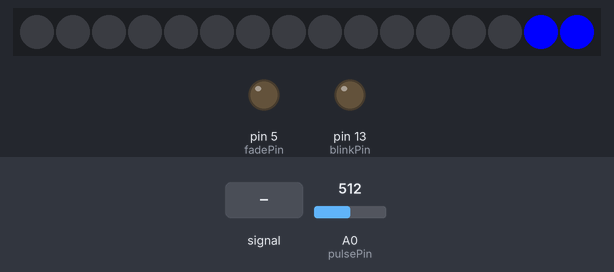
A sketch run on a simulated Arduino Uno, built with avr-gcc and run on an emulated ATmega328P. Parts: 16 RGB LEDs in strip order, left to right, output pins drawn as LEDs (lit = HIGH). Dashed ring = blinking. Inputs (shaded band) come from the test bench; at power-on: A0 (pulsePin) = 512.

Above: at 4.6 s.
7.7 s: A0 (pulsePin) fed a 2 Hz sine of ±306 counts around its level
At 9.17 s:
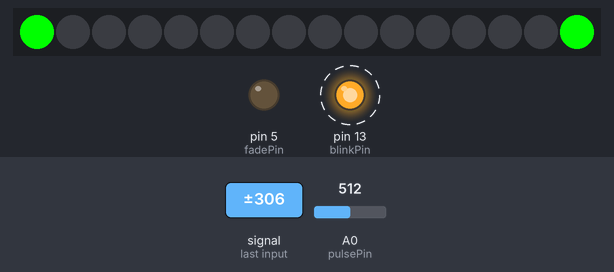
9.3 s: A0 (pulsePin) fed a 200 Hz sine of ±81 counts around its level
At 9.49 s:
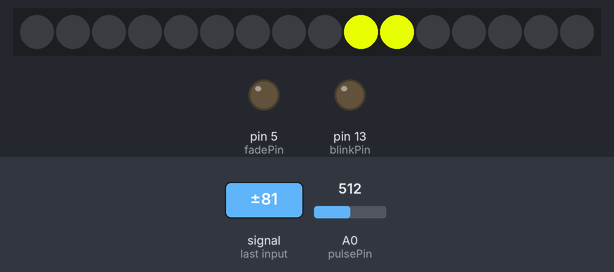
11.7 s: A0 (pulsePin) set to 535
At 12.26 s:
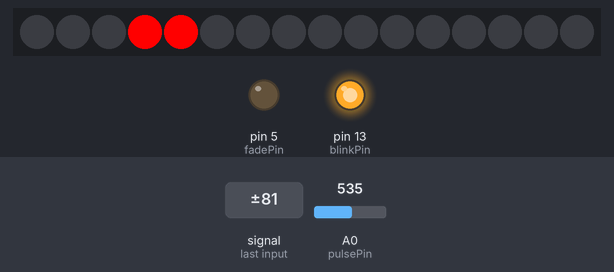
14.5 s: A0 (pulsePin) fed a 2 Hz sine of ±306 counts around its level
At 15.13 s:
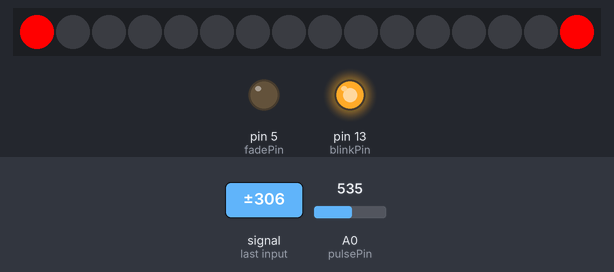
17.5 s: A0 (pulsePin) fed a 50 Hz sine of ±306 counts around its level
At 18.99 s:
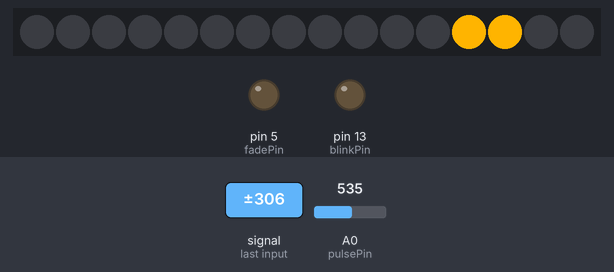
20.3 s: A0 (pulsePin) set to 515
At 20.9 s:
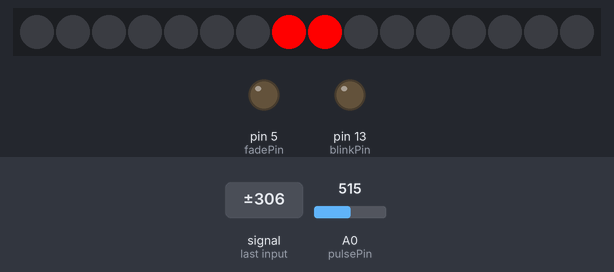
Timing chart, 0 to 23.2 s (numbered marks = the images above; inputs shaded):
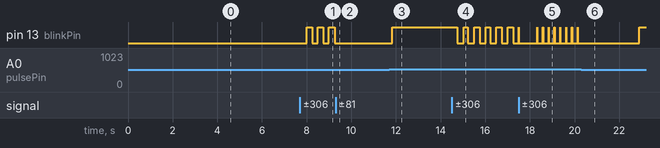

Measured:
- after the input at 7.7 s, pin 13 (blinkPin): alternates HIGH for 0.25 s and LOW for 0.25 s, starting after 0.30 s
- after the input at 9.3 s, pin 13 (blinkPin): stops changing and stays LOW
- after the input at 11.7 s, pin 13 (blinkPin): LOW → HIGH after 0.13 s
- after the input at 14.5 s, pin 13 (blinkPin): HIGH → LOW after 0.26 s, then repeats every 0.98 s: HIGH 0.17 s, LOW 0.29 s, HIGH 0.25 s, LOW 0.27 s
- what the display in image 4 shows lasts 0.6 s, from 14.7 s to 15.3 s

The sketch:

SmartT_pulse.ino
```cpp
/*  Pulse Sensor Amped 1.4    by Joel Murphy and Yury Gitman   http://www.pulsesensor.com

----------------------  Notes ----------------------  ----------------------
This code:
1) Blinks an LED to User's Live Heartbeat   PIN 13
2) Fades an LED to User's Live HeartBeat
3) Determines BPM
4) Prints All of the Above to Serial

Read Me:
https://github.com/WorldFamousElectronics/PulseSensor_Amped_Arduino/blob/master/README.md
 ----------------------       ----------------------  ----------------------
*/

//  Variables
int pulsePin = 0;                 // Pulse Sensor purple wire connected to analog pin 0
int blinkPin = 13;                // pin to blink led at each beat
int fadePin = 5;                  // pin to do fancy classy fading blink at each beat
int fadeRate = 0;                 // used to fade LED on with PWM on fadePin

#include <Adafruit_NeoPixel.h>

//Digital Pin connected to Arduino
#define PIN  6
#define NUMPIXELS 16

Adafruit_NeoPixel pixels = Adafruit_NeoPixel(NUMPIXELS, PIN, NEO_GRB + NEO_KHZ800);


int pulseStop;
//Color codes RGB
int R;
int G;
int B;


// Volatile Variables, used in the interrupt service routine!
volatile int BPM;                   // int that holds raw Analog in 0. updated every 2mS
volatile int Signal;                // holds the incoming raw data
volatile int IBI = 600;             // int that holds the time interval between beats! Must be seeded!
volatile boolean Pulse = false;     // "True" when User's live heartbeat is detected. "False" when not a "live beat".
volatile boolean QS = false;        // becomes true when Arduoino finds a beat.

// Regards Serial OutPut  -- Set This Up to your needs
static boolean serialVisual = false;   // Set to 'false' by Default.  Re-set to 'true' to see Arduino Serial Monitor ASCII Visual Pulse


void setup(){
  pinMode(blinkPin,OUTPUT);         // pin that will blink to your heartbeat!
  pinMode(fadePin,OUTPUT);          // pin that will fade to your heartbeat!
  Serial.begin(115200);             // we agree to talk fast!
  interruptSetup();                 // sets up to read Pulse Sensor signal every 2mS
   // IF YOU ARE POWERING The Pulse Sensor AT VOLTAGE LESS THAN THE BOARD VOLTAGE,
   // UN-COMMENT THE NEXT LINE AND APPLY THAT VOLTAGE TO THE A-REF PIN
//   analogReference(EXTERNAL);


  pixels.begin();
  pixels.setBrightness(255);
  pixels.show();

//Here goes the start sequence

  for (int i=0; i<10; i++){
  pixels.setPixelColor(0, pixels.Color(0,0,255));
  pixels.setPixelColor(1, pixels.Color(0,0,255));

  pixels.setPixelColor(4, pixels.Color(0,0,255));
  pixels.setPixelColor(5, pixels.Color(0,0,255));

  pixels.setPixelColor(8, pixels.Color(0,0,255));
  pixels.setPixelColor(9, pixels.Color(0,0,255));

  pixels.setPixelColor(12, pixels.Color(0,0,255));
  pixels.setPixelColor(13, pixels.Color(0,0,255));

    pixels.setPixelColor(2, pixels.Color(0,0,0));
  pixels.setPixelColor(3, pixels.Color(0,0,0));

  pixels.setPixelColor(6, pixels.Color(0,0,0));
  pixels.setPixelColor(7, pixels.Color(0,0,0));

  pixels.setPixelColor(10, pixels.Color(0,0,0));
  pixels.setPixelColor(11, pixels.Color(0,0,0));

  pixels.setPixelColor(14, pixels.Color(0,0,0));
  pixels.setPixelColor(15, pixels.Color(0,0,0));

    pixels.show();
delay(200);

  pixels.setPixelColor(0, pixels.Color(0,0,0));
  pixels.setPixelColor(1, pixels.Color(0,0,0));

  pixels.setPixelColor(4, pixels.Color(0,0,0));
  pixels.setPixelColor(5, pixels.Color(0,0,0));

  pixels.setPixelColor(8, pixels.Color(0,0,0));
  pixels.setPixelColor(9, pixels.Color(0,0,0));

  pixels.setPixelColor(12, pixels.Color(0,0,0));
  pixels.setPixelColor(13, pixels.Color(0,0,0));

  pixels.setPixelColor(2, pixels.Color(0,0,255));
  pixels.setPixelColor(3, pixels.Color(0,0,255));

  pixels.setPixelColor(6, pixels.Color(0,0,255));
  pixels.setPixelColor(7, pixels.Color(0,0,255));

  pixels.setPixelColor(10, pixels.Color(0,0,255));
  pixels.setPixelColor(11, pixels.Color(0,0,255));

  pixels.setPixelColor(14, pixels.Color(0,0,255));
  pixels.setPixelColor(15, pixels.Color(0,0,255));
  pixels.show();
delay(200);
  }

for(int i=0;i<NUMPIXELS;i++){
   pixels.setPixelColor(i, pixels.Color(0,0,0));
   pixels.show();
   delay(50);
}

for(int i=0;i<NUMPIXELS;i++){
   pixels.setPixelColor(i, pixels.Color(0,0,255));
   pixels.show();
   delay(50);
}

for(int i=0;i<NUMPIXELS;i++){
   pixels.setPixelColor(i, pixels.Color(0,0,0));
   pixels.show();
   delay(50);
}


}


//  Where the Magic Happens
void loop(){


if (BPM<70){
   BPM = 70;
}

pulseStop = abs(1000*3.75/BPM);


if (BPM>181){
   BPM = 181;
}

if (BPM <= 125)
{
   R= abs((BPM-70)*4.63);
   G=255;
   B=0;
}

else
{
   R=255;
   G= abs(255-((BPM-126)*4.63));
   B=0;
}


  pixels.setPixelColor(15, pixels.Color(0,0,0));
  pixels.setPixelColor(14, pixels.Color(0,0,0));
    pixels.show();

for(int i=0;i<NUMPIXELS;i++){


  pixels.setPixelColor(i, pixels.Color(R,G,B));
  pixels.setPixelColor(i+1, pixels.Color(R,G,B));
  pixels.setPixelColor(i-1, pixels.Color(0,0,0));
    pixels.show();

if (i==NUMPIXELS-1){
  pixels.setPixelColor(i, pixels.Color(R,G,B));
  pixels.setPixelColor(0, pixels.Color(R,G,B));
  pixels.show();
}


    delay(pulseStop);

  }


}
```

AllSerialHandling.ino
```cpp
//////////
/////////  All Serial Handling Code,
/////////  It's Changeable with the 'serialVisual' variable
/////////  Set it to 'true' or 'false' when it's declared at start of code.
/////////

void serialOutput(){   // Decide How To Output Serial.
 if (serialVisual == true){
     arduinoSerialMonitorVisual('-', Signal);   // goes to function that makes Serial Monitor Visualizer
 } else{
      sendDataToSerial('S', Signal);     // goes to sendDataToSerial function
 }
}


//  Decides How To OutPut BPM and IBI Data
void serialOutputWhenBeatHappens(){
 if (serialVisual == true){            //  Code to Make the Serial Monitor Visualizer Work
    Serial.print("*** Heart-Beat Happened *** ");  //ASCII Art Madness
    Serial.print("BPM: ");
    Serial.print(BPM);
    Serial.print("  ");
 } else{
        sendDataToSerial('B',BPM);   // send heart rate with a 'B' prefix
        sendDataToSerial('Q',IBI);   // send time between beats with a 'Q' prefix
 }
}


//  Sends Data to Pulse Sensor Processing App, Native Mac App, or Third-party Serial Readers.
void sendDataToSerial(char symbol, int data ){
    Serial.print(symbol);

    Serial.println(data);
  }


//  Code to Make the Serial Monitor Visualizer Work
void arduinoSerialMonitorVisual(char symbol, int data ){
  const int sensorMin = 0;      // sensor minimum, discovered through experiment
const int sensorMax = 1024;    // sensor maximum, discovered through experiment

  int sensorReading = data;
  // map the sensor range to a range of 12 options:
  int range = map(sensorReading, sensorMin, sensorMax, 0, 11);

  // do something different depending on the
  // range value:
  switch (range) {
  case 0:
    Serial.println("");     /////ASCII Art Madness
    break;
  case 1:
    Serial.println("---");
    break;
  case 2:
    Serial.println("------");
    break;
  case 3:
    Serial.println("---------");
    break;
  case 4:
    Serial.println("------------");
    break;
  case 5:
    Serial.println("--------------|-");
    break;
  case 6:
    Serial.println("--------------|---");
    break;
  case 7:
    Serial.println("--------------|-------");
    break;
  case 8:
    Serial.println("--------------|----------");
    break;
  case 9:
    Serial.println("--------------|----------------");
    break;
  case 10:
    Serial.println("--------------|-------------------");
    break;
  case 11:
    Serial.println("--------------|-----------------------");
    break;

  }
}
```

Interrupt.ino
```cpp
volatile int rate[10];                    // array to hold last ten IBI values
volatile unsigned long sampleCounter = 0;          // used to determine pulse timing
volatile unsigned long lastBeatTime = 0;           // used to find IBI
volatile int P =512;                      // used to find peak in pulse wave, seeded
volatile int T = 512;                     // used to find trough in pulse wave, seeded
volatile int thresh = 525;                // used to find instant moment of heart beat, seeded
volatile int amp = 100;                   // used to hold amplitude of pulse waveform, seeded
volatile boolean firstBeat = true;        // used to seed rate array so we startup with reasonable BPM
volatile boolean secondBeat = false;      // used to seed rate array so we startup with reasonable BPM


void interruptSetup(){
  // Initializes Timer2 to throw an interrupt every 2mS.
  TCCR2A = 0x02;     // DISABLE PWM ON DIGITAL PINS 3 AND 11, AND GO INTO CTC MODE
  TCCR2B = 0x06;     // DON'T FORCE COMPARE, 256 PRESCALER
  OCR2A = 0X7C;      // SET THE TOP OF THE COUNT TO 124 FOR 500Hz SAMPLE RATE
  TIMSK2 = 0x02;     // ENABLE INTERRUPT ON MATCH BETWEEN TIMER2 AND OCR2A
  sei();             // MAKE SURE GLOBAL INTERRUPTS ARE ENABLED
}


// THIS IS THE TIMER 2 INTERRUPT SERVICE ROUTINE.
// Timer 2 makes sure that we take a reading every 2 miliseconds
ISR(TIMER2_COMPA_vect){                         // triggered when Timer2 counts to 124
  cli();                                      // disable interrupts while we do this
  Signal = analogRead(pulsePin);              // read the Pulse Sensor
  sampleCounter += 2;                         // keep track of the time in mS with this variable
  int N = sampleCounter - lastBeatTime;       // monitor the time since the last beat to avoid noise

    //  find the peak and trough of the pulse wave
  if(Signal < thresh && N > (IBI/5)*3){       // avoid dichrotic noise by waiting 3/5 of last IBI
    if (Signal < T){                        // T is the trough
      T = Signal;                         // keep track of lowest point in pulse wave
    }
  }

  if(Signal > thresh && Signal > P){          // thresh condition helps avoid noise
    P = Signal;                             // P is the peak
  }                                        // keep track of highest point in pulse wave

  //  NOW IT'S TIME TO LOOK FOR THE HEART BEAT
  // signal surges up in value every time there is a pulse
  if (N > 250){                                   // avoid high frequency noise
    if ( (Signal > thresh) && (Pulse == false) && (N > (IBI/5)*3) ){
      Pulse = true;                               // set the Pulse flag when we think there is a pulse
      digitalWrite(blinkPin,HIGH);                // turn on pin 13 LED
      IBI = sampleCounter - lastBeatTime;         // measure time between beats in mS
      lastBeatTime = sampleCounter;               // keep track of time for next pulse

      if(secondBeat){                        // if this is the second beat, if secondBeat == TRUE
        secondBeat = false;                  // clear secondBeat flag
        for(int i=0; i<=9; i++){             // seed the running total to get a realisitic BPM at startup
          rate[i] = IBI;
        }
      }

      if(firstBeat){                         // if it's the first time we found a beat, if firstBeat == TRUE
        firstBeat = false;                   // clear firstBeat flag
        secondBeat = true;                   // set the second beat flag
        sei();                               // enable interrupts again
        return;                              // IBI value is unreliable so discard it
      }


      // keep a running total of the last 10 IBI values
      word runningTotal = 0;                  // clear the runningTotal variable

      for(int i=0; i<=8; i++){                // shift data in the rate array
        rate[i] = rate[i+1];                  // and drop the oldest IBI value
        runningTotal += rate[i];              // add up the 9 oldest IBI values
      }

      rate[9] = IBI;                          // add the latest IBI to the rate array
      runningTotal += rate[9];                // add the latest IBI to runningTotal
      runningTotal /= 10;                     // average the last 10 IBI values
      BPM = 60000/runningTotal;               // how many beats can fit into a minute? that's BPM!
      QS = true;                              // set Quantified Self flag
      // QS FLAG IS NOT CLEARED INSIDE THIS ISR
    }
  }

  if (Signal < thresh && Pulse == true){   // when the values are going down, the beat is over
    digitalWrite(blinkPin,LOW);            // turn off pin 13 LED
    Pulse = false;                         // reset the Pulse flag so we can do it again
    amp = P - T;                           // get amplitude of the pulse wave
    thresh = amp/2 + T;                    // set thresh at 50% of the amplitude
    P = thresh;                            // reset these for next time
    T = thresh;
  }

  if (N > 2500){                           // if 2.5 seconds go by without a beat
    thresh = 512;                          // set thresh default
    P = 512;                               // set P default
    T = 512;                               // set T default
    lastBeatTime = sampleCounter;          // bring the lastBeatTime up to date
    firstBeat = true;                      // set these to avoid noise
    secondBeat = false;                    // when we get the heartbeat back
  }

  sei();                                   // enable interrupts when youre done!
}// end isr
```

Source omitted: Timer_Interrupt_Notes.ino (7678 bytes)
